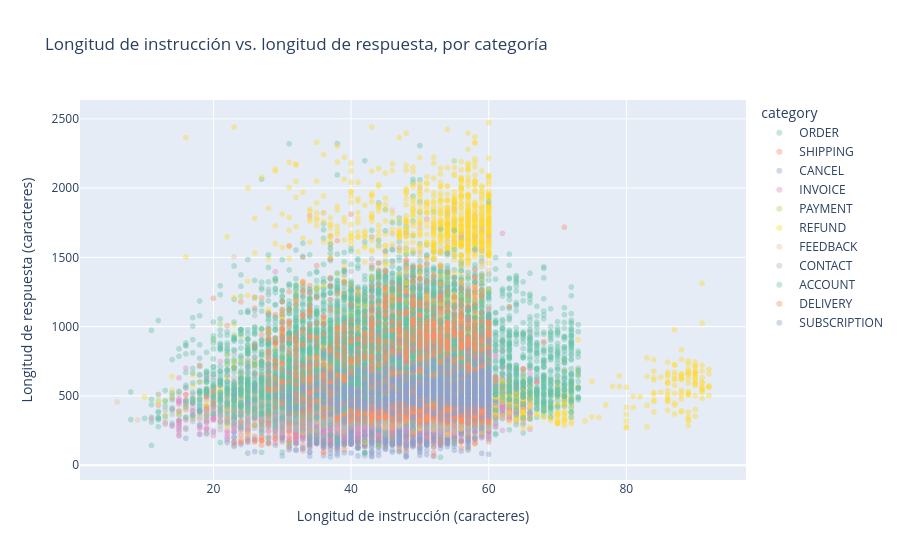

Notebook source saved alongside this figure:
### Markdown cell above
## Longitud de instrucción vs. longitud de respuesta, por categoría

La correlación global entre ambas variables es casi nula (0.11). 
¿Se mantiene esa falta de relación dentro de cada categoría individual, 
o hay categorías donde sí existe un patrón que el análisis agregado esconde?

### Code cell
fig = px.scatter(
    df,
    x='longitud_instruccion',
    y='longitud_respuesta',
    color='category',
    opacity=0.4,
    title='Longitud de instrucción vs. longitud de respuesta, por categoría',
    labels={'longitud_instruccion': 'Longitud de instrucción (caracteres)', 'longitud_respuesta': 'Longitud de respuesta (caracteres)'},
    color_discrete_sequence=px.colors.qualitative.Set2
)
fig.show()

### Figure 1 — Plotly figure (JSON) as saved in the notebook; plotly's stock layout.template omitted (floating-point values rounded to 4 significant figures; data arrays with more than 128 entries replaced by an {"elided": "..."} marker saying what was removed)
{"data": [{"hovertemplate": "category=ORDER<br>Longitud de instrucción (caracteres)=%{x}<br>Longitud de respuesta (caracteres)=%{y}<extra></extra>", "legendgroup": "ORDER", "marker": {"color": "rgb(102,194,165)", "opacity": 0.4, "symbol": "circle"}, "mode": "markers", "name": "ORDER", "showlegend": true, "type": "scattergl", "x": {"elided": "3988 int values"}, "xaxis": "x", "y": {"elided": "3988 int values"}, "yaxis": "y"}, {"hovertemplate": "category=SHIPPING<br>Longitud de instrucción (caracteres)=%{x}<br>Longitud de respuesta (caracteres)=%{y}<extra></extra>", "legendgroup": "SHIPPING", "marker": {"color": "rgb(252,141,98)", "opacity": 0.4, "symbol": "circle"}, "mode": "markers", "name": "SHIPPING", "showlegend": true, "type": "scattergl", "x": {"elided": "1970 int values"}, "xaxis": "x", "y": {"elided": "1970 int values"}, "yaxis": "y"}, {"hovertemplate": "category=CANCEL<br>Longitud de instrucción (caracteres)=%{x}<br>Longitud de respuesta (caracteres)=%{y}<extra></extra>", "legendgroup": "CANCEL", "marker": {"color": "rgb(141,160,203)", "opacity": 0.4, "symbol": "circle"}, "mode": "markers", "name": "CANCEL", "showlegend": true, "type": "scattergl", "x": {"elided": "950 int values"}, "xaxis": "x", "y": {"elided": "950 int values"}, "yaxis": "y"}, {"hovertemplate": "category=INVOICE<br>Longitud de instrucción (caracteres)=%{x}<br>Longitud de respuesta (caracteres)=%{y}<extra></extra>", "legendgroup": "INVOICE", "marker": {"color": "rgb(231,138,195)", "opacity": 0.4, "symbol": "circle"}, "mode": "markers", "name": "INVOICE", "showlegend": true, "type": "scattergl", "x": {"elided": "1999 int values"}, "xaxis": "x", "y": {"elided": "1999 int values"}, "yaxis": "y"}, {"hovertemplate": "category=PAYMENT<br>Longitud de instrucción (caracteres)=%{x}<br>Longitud de respuesta (caracteres)=%{y}<extra></extra>", "legendgroup": "PAYMENT", "marker": {"color": "rgb(166,216,84)", "opacity": 0.4, "symbol": "circle"}, "mode": "markers", "name": "PAYMENT", "showlegend": true, "type": "scattergl", "x": {"elided": "1998 int values"}, "xaxis": "x", "y": {"elided": "1998 int values"}, "yaxis": "y"}, {"hovertemplate": "category=REFUND<br>Longitud de instrucción (caracteres)=%{x}<br>Longitud de respuesta (caracteres)=%{y}<extra></extra>", "legendgroup": "REFUND", "marker": {"color": "rgb(255,217,47)", "opacity": 0.4, "symbol": "circle"}, "mode": "markers", "name": "REFUND", "showlegend": true, "type": "scattergl", "x": {"elided": "2992 int values"}, "xaxis": "x", "y": {"elided": "2992 int values"}, "yaxis": "y"}, {"hovertemplate": "category=FEEDBACK<br>Longitud de instrucción (caracteres)=%{x}<br>Longitud de respuesta (caracteres)=%{y}<extra></extra>", "legendgroup": "FEEDBACK", "marker": {"color": "rgb(229,196,148)", "opacity": 0.4, "symbol": "circle"}, "mode": "markers", "name": "FEEDBACK", "showlegend": true, "type": "scattergl", "x": {"elided": "1997 int values"}, "xaxis": "x", "y": {"elided": "1997 int values"}, "yaxis": "y"}, {"hovertemplate": "category=CONTACT<br>Longitud de instrucción (caracteres)=%{x}<br>Longitud de respuesta (caracteres)=%{y}<extra></extra>", "legendgroup": "CONTACT", "marker": {"color": "rgb(179,179,179)", "opacity": 0.4, "symbol": "circle"}, "mode": "markers", "name": "CONTACT", "showlegend": true, "type": "scattergl", "x": {"elided": "1999 int values"}, "xaxis": "x", "y": {"elided": "1999 int values"}, "yaxis": "y"}, {"hovertemplate": "category=ACCOUNT<br>Longitud de instrucción (caracteres)=%{x}<br>Longitud de respuesta (caracteres)=%{y}<extra></extra>", "legendgroup": "ACCOUNT", "marker": {"color": "rgb(102,194,165)", "opacity": 0.4, "symbol": "circle"}, "mode": "markers", "name": "ACCOUNT", "showlegend": true, "type": "scattergl", "x": {"elided": "5986 int values"}, "xaxis": "x", "y": {"elided": "5986 int values"}, "yaxis": "y"}, {"hovertemplate": "category=DELIVERY<br>Longitud de instrucción (caracteres)=%{x}<br>Longitud de respuesta (caracteres)=%{y}<extra></extra>", "legendgroup": "DELIVERY", "marker": {"color": "rgb(252,141,98)", "opacity": 0.4, "symbol": "circle"}, "mode": "markers", "name": "DELIVERY", "showlegend": true, "type": "scattergl", "x": {"elided": "1994 int values"}, "xaxis": "x", "y": {"elided": "1994 int values"}, "yaxis": "y"}, {"hovertemplate": "category=SUBSCRIPTION<br>Longitud de instrucción (caracteres)=%{x}<br>Longitud de respuesta (caracteres)=%{y}<extra></extra>", "legendgroup": "SUBSCRIPTION", "marker": {"color": "rgb(141,160,203)", "opacity": 0.4, "symbol": "circle"}, "mode": "markers", "name": "SUBSCRIPTION", "showlegend": true, "type": "scattergl", "x": {"elided": "999 int values"}, "xaxis": "x", "y": {"elided": "999 int values"}, "yaxis": "y"}], "layout": {"legend": {"title": {"text": "category"}, "tracegroupgap": 0}, "title": {"text": "Longitud de instrucción vs. longitud de respuesta, por categoría"}, "xaxis": {"anchor": "y", "domain": [0, 1], "title": {"text": "Longitud de instrucción (caracteres)"}}, "yaxis": {"anchor": "x", "domain": [0, 1], "title": {"text": "Longitud de respuesta (caracteres)"}}}}
